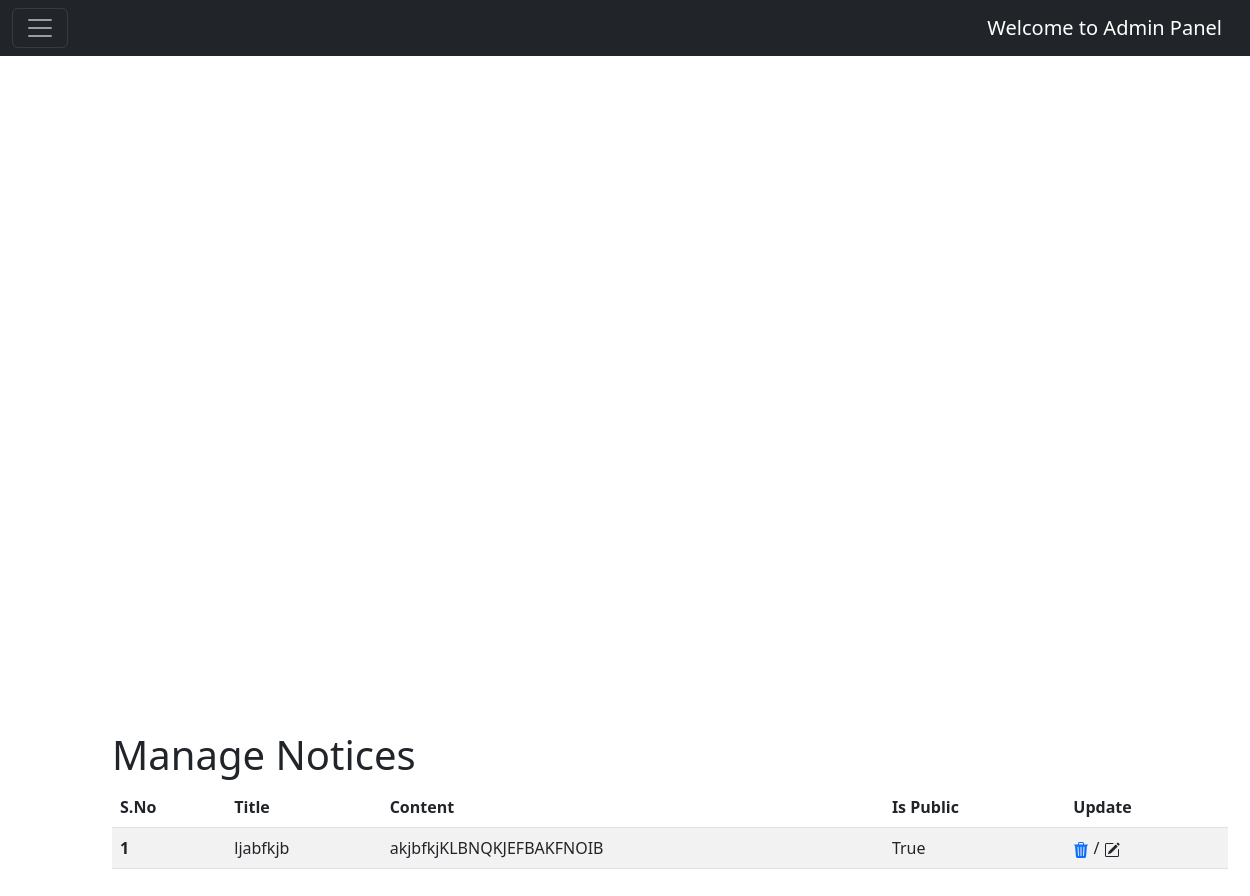
/admin_panel/manage_notices/, run on the app's committed database.
### main/models.py (models this page shows, shortened)
class Notice(models.Model):
    title = models.CharField(max_length=200)
    content = models.TextField()
    isPublic = models.BooleanField(default=False)

### main/views.py (the view)
# urls.py: path('admin_panel/manage_notices/', views.manageNotices, name="manage_notices"),
def manageNotices(request):
    all_notices = Notice.objects.all()
    data = {'notices': all_notices}
    return render(request, 'admin/manage_notices.html', data)

### main/templates/admin/manage_notices.html (shortened to what this page needs)
{% extends 'admin/admin_base.html' %}
{% block body %}
    <div class="container" style="margin: 100px;">
        <h1>Manage Notices</h1>
        <table class="table table-striped">
            <thead>
                <tr>
                    <th>S.No</th>
                    <th>Title</th>
                    <th>Content</th>
                    <th>Is Public</th>
                    <th>Update</th>
                </tr>
            </thead>
            <tbody>
                {% for notice in notices %}
                <tr>
                    <th scope="row">{{forloop.counter}}</th>
                    <td>{{notice.title}}</td>
                    <td>{{notice.content}}</td>
                    <td>{{notice.isPublic}}</td>
                    <td>
                        <a href="{% url 'delete_notice' notice.id %}" style="text-decoration: none;">
                        </a>
                        /
                        <svg xmlns="http://www.w3.org/2000/svg" width="16" height="16" fill="currentColor"
                            class="bi bi-pencil-square" data-bs-toggle="modal" data-bs-target="#exampleModal{{notice.id}}" viewBox="0 0 16 16">
                            <path
                                d="M15.502 1.94a.5.5 0 0 1 0 .706L14.459 3.69l-2-2L13.502.646a.5.5 0 0 1 .707 0l1.293 1.293zm-1.75 2.456-2-2L4.939 9.21a.5.5 0 0 0-.121.196l-.805 2.414a.25.25 0 0 0 .316.316l2.414-.805a.5.5 0 0 0 .196-.12l6.813-6.814z" />
                            <path fill-rule="evenodd"
                                d="M1 13.5A1.5 1.5 0 0 0 2.5 15h11a1.5 1.5 0 0 0 1.5-1.5v-6a.5.5 0 0 0-1 0v6a.5.5 0 0 1-.5.5h-11a.5.5 0 0 1-.5-.5v-11a.5.5 0 0 1 .5-.5H9a.5.5 0 0 0 0-1H2.5A1.5 1.5 0 0 0 1 2.5v11z" />
                        </svg>
                    </td>
                </tr>
                {% endfor %}
            </tbody>
        </table>
    </div>
{% endblock %}

### data on the page
Notice: title "ljabfkjb", content "akjbfkjKLBNQKJEFBAKFNOIB", isPublic "True"
